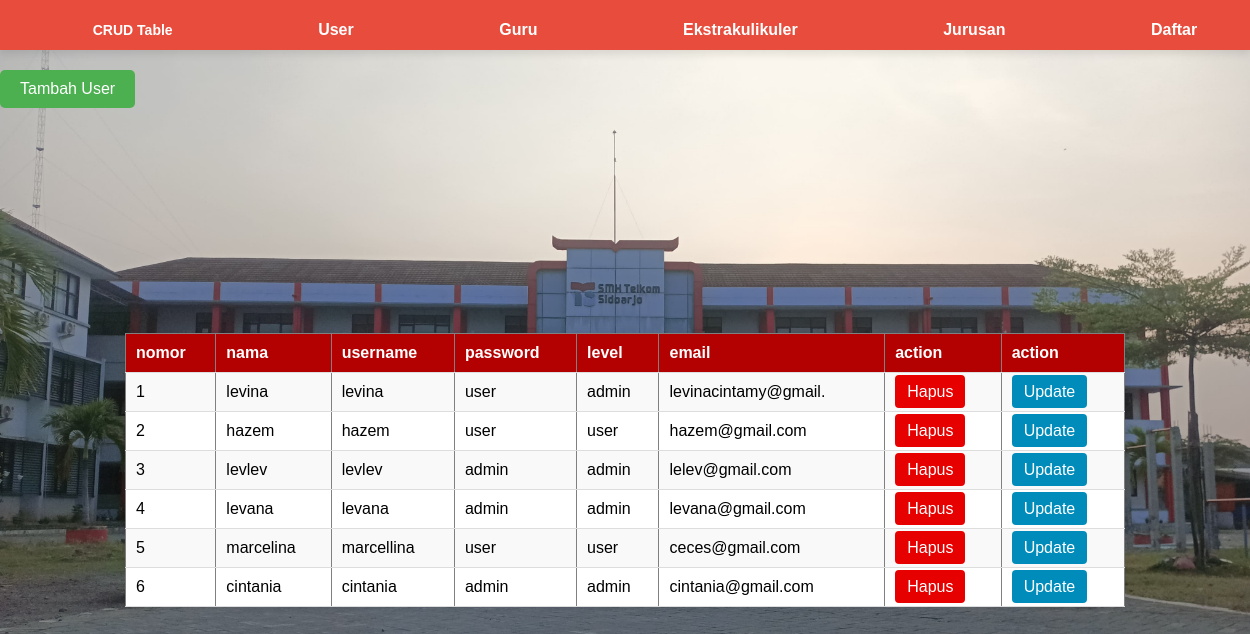
The app's page /admin/index.php with its own data.
### tables this page shows
CREATE TABLE `user` (
  `id` int(11) NOT NULL,
  `nama` varchar(50) NOT NULL,
  `username` varchar(20) NOT NULL,
  `password` varchar(5) NOT NULL,
  `level` varchar(5) NOT NULL,
  `email` varchar(20) NOT NULL
);

### admin/index.php (the view, shortened to what this page needs)
<!DOCTYPE html>
<html lang="en">
<head>
<link rel="stylesheet" href="index.css">
<link rel="stylesheet" href="buat tombol.css">
</head>
<body>
  <nav>
    <div class="navbar">
      <ul>
        <li><h2>CRUD Table</h2></li>
        <li><a href="index.php">User</a></li>
        <li><a href="guru.php">Guru</a></li>
        <li><a href="ekstrakulikuler.php">Ekstrakulikuler</a></li>
        <li><a href="jurusan.php">Jurusan</a></li>
        <li><a href="siswa.php">Daftar</a></li>
      </ul>
    </div>
  </nav>
  <div class="container">
    <a href="tambahuser.php" class="btn-tambah">Tambah User</a> <table border="1" class="table">
      <tr>
        <th>nomor</th>
        <th>nama</th>
        <th>username</th>
        <th>password</th>
        <th>level</th>
        <th>email</th>
        <th>action</th>
        <th>action</th>
      </tr>
      <?php
        $nomor = 1;
        include '../koneksi.php';
        $query_mysql = mysqli_query($mysqli, "SELECT * FROM user") or die(mysqli_error());
        while($data = mysqli_fetch_array($query_mysql)){
      ?>
        <tr>
          <td><?php echo $nomor++; ?></td>
          <td><?php echo $data['nama']; ?></td>
          <td><?php echo $data['username']; ?></td>
          <td><?php echo $data['password']; ?></td>
          <td><?php echo $data['level']; ?></td>
          <td><?php echo $data['email']; ?></td>
          <td><a href="delete.php?id=<?php echo $data['id']; ?>" class="btn-hapus">Hapus</a></td>
          <td><a href="edit.php?id=<?php echo $data['id']; ?>" class="btn-update">Update</a></td>
        </tr>
      <?php } ?>
    </table>
  </div>
</body>
</html>

### admin/index.css (style rules this page uses)
body { font-family: Arial, sans-serif; background-image: url(background\ telkom.jpg); padding: 0 0 80px 0; background-size: cover; background-position: center; background-repeat: no-repeat; margin: 0; padding: 0; }
nav { background-color: #e74c3c; box-shadow: 0 4px 8px rgba(0, 0, 0, 0.1); height: 50px; }
.navbar { width: 100%; margin: 0 auto; padding: 0 20px; }
.navbar ul li h2 { color: #fff; font-family: Arial, Helvetica, sans-serif; font-size: 14px; padding: 10px 20px; }
nav ul { list-style: none; padding: 0; margin: 0; display: flex; justify-content: space-around; align-items: center; }
nav ul li { display: inline; }
nav ul li a { padding: 10px 20px 10px 20px; text-decoration: none; color: white; font-weight: bold; transition: background-color 0.3s ease; }
table { width: 80%; border-collapse: collapse; margin: 225px auto; background-color: white; box-shadow: 0 0 10px rgba(0, 0, 0, 0.1); justify-items: center; }
th, td { padding: 10px; text-align: left; border-bottom: 1px solid #ddd; }
th { background-color: #b30000; color: white; }
tr:nth-child(even) { background-color: #f9f9f9; }
a { text-decoration: none; padding: 8px 12px; border-radius: 4px; color: white; }
.btn-hapus { background-color: #e60000; }
.btn-update { background-color: #008CBA; }

### admin/buat tombol.css (style rules this page uses)
.btn-tambah { display: inline-block; padding: 10px 20px; background-color: #4CAF50; color: white; text-decoration: none; border: none; border-radius: 5px; cursor: pointer; }

### records on screen
user: nama "levina", username "levina", password "user", level "admin", email "levinacintamy@gmail."
user: nama "hazem", username "hazem", password "user", level "user", email "hazem@gmail.com"
user: nama "levlev", username "levlev", password "admin", level "admin", email "lelev@gmail.com"
user: nama "levana", username "levana", password "admin", level "admin", email "levana@gmail.com"
user: nama "marcelina", username "marcellina", password "user", level "user", email "ceces@gmail.com"
user: nama "cintania", username "cintania", password "admin", level "admin", email "cintania@gmail.com"
